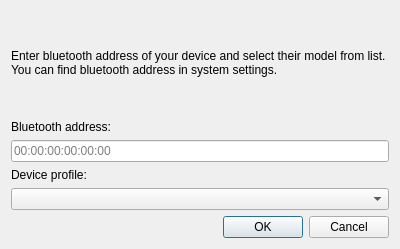
<?xml version="1.0" encoding="UTF-8"?>
<ui version="4.0">
 <class>Dialog</class>
 <widget class="QDialog" name="Dialog">
  <property name="geometry">
   <rect>
    <x>0</x>
    <y>0</y>
    <width>400</width>
    <height>249</height>
   </rect>
  </property>
  <property name="windowTitle">
   <string>Manual connect</string>
  </property>
  <layout class="QVBoxLayout" name="verticalLayout">
   <item>
    <widget class="QLabel" name="label">
     <property name="text">
      <string>Enter bluetooth address of your device and select their model from list. You can find bluetooth address in system settings.</string>
     </property>
     <property name="wordWrap">
      <bool>true</bool>
     </property>
    </widget>
   </item>
   <item>
    <widget class="QLabel" name="label_3">
     <property name="sizePolicy">
      <sizepolicy hsizetype="Preferred" vsizetype="Fixed">
       <horstretch>0</horstretch>
       <verstretch>0</verstretch>
      </sizepolicy>
     </property>
     <property name="text">
      <string>Bluetooth address:</string>
     </property>
    </widget>
   </item>
   <item>
    <widget class="QLineEdit" name="address_field">
     <property name="inputMask">
      <string/>
     </property>
     <property name="placeholderText">
      <string>00:00:00:00:00:00</string>
     </property>
    </widget>
   </item>
   <item>
    <widget class="QLabel" name="label_2">
     <property name="sizePolicy">
      <sizepolicy hsizetype="Preferred" vsizetype="Fixed">
       <horstretch>0</horstretch>
       <verstretch>0</verstretch>
      </sizepolicy>
     </property>
     <property name="text">
      <string>Device profile:</string>
     </property>
    </widget>
   </item>
   <item>
    <widget class="QComboBox" name="profile_picker"/>
   </item>
   <item>
    <widget class="QDialogButtonBox" name="buttonBox">
     <property name="orientation">
      <enum>Qt::Horizontal</enum>
     </property>
     <property name="standardButtons">
      <set>QDialogButtonBox::Cancel|QDialogButtonBox::Ok</set>
     </property>
    </widget>
   </item>
  </layout>
 </widget>
 <resources/>
 <connections>
  <connection>
   <sender>buttonBox</sender>
   <signal>accepted()</signal>
   <receiver>Dialog</receiver>
   <slot>accept()</slot>
   <hints>
    <hint type="sourcelabel">
     <x>248</x>
     <y>254</y>
    </hint>
    <hint type="destinationlabel">
     <x>157</x>
     <y>274</y>
    </hint>
   </hints>
  </connection>
  <connection>
   <sender>buttonBox</sender>
   <signal>rejected()</signal>
   <receiver>Dialog</receiver>
   <slot>reject()</slot>
   <hints>
    <hint type="sourcelabel">
     <x>316</x>
     <y>260</y>
    </hint>
    <hint type="destinationlabel">
     <x>286</x>
     <y>274</y>
    </hint>
   </hints>
  </connection>
 </connections>
</ui>
